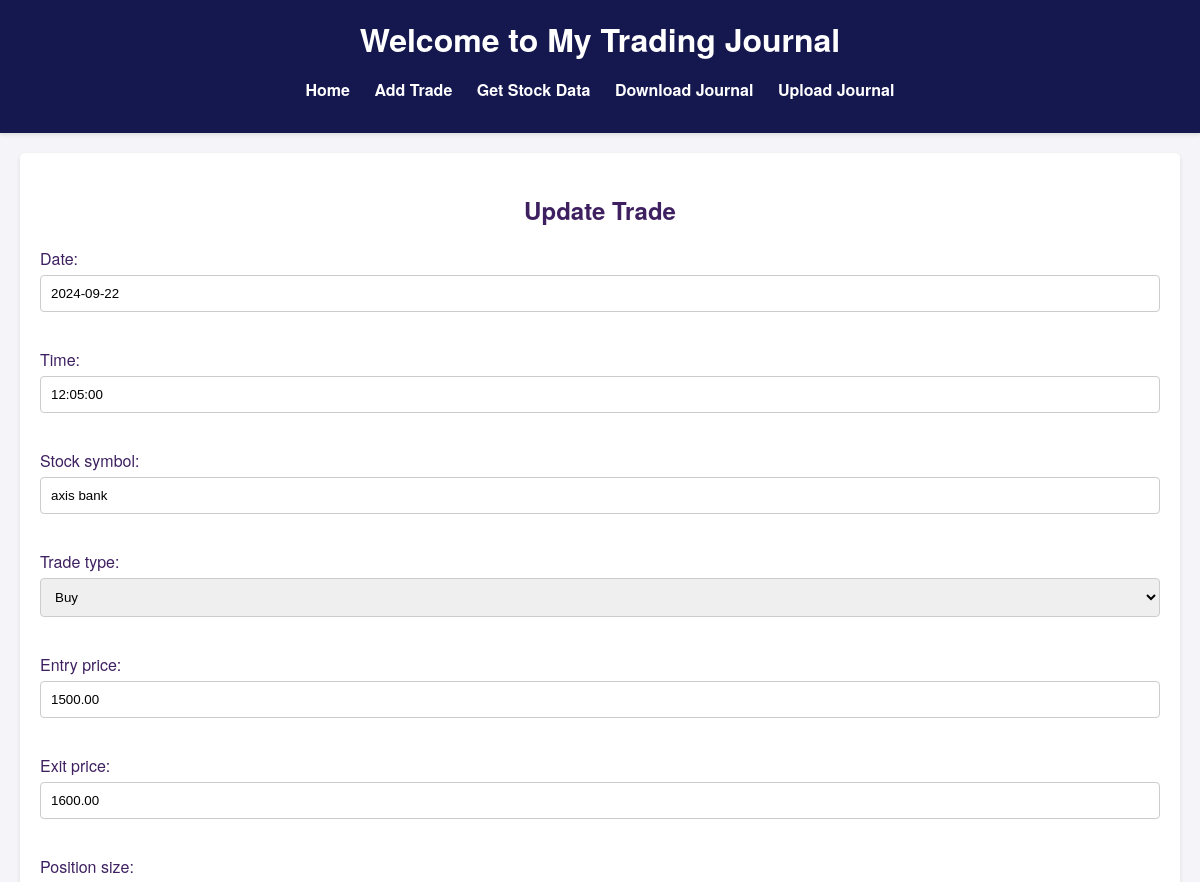
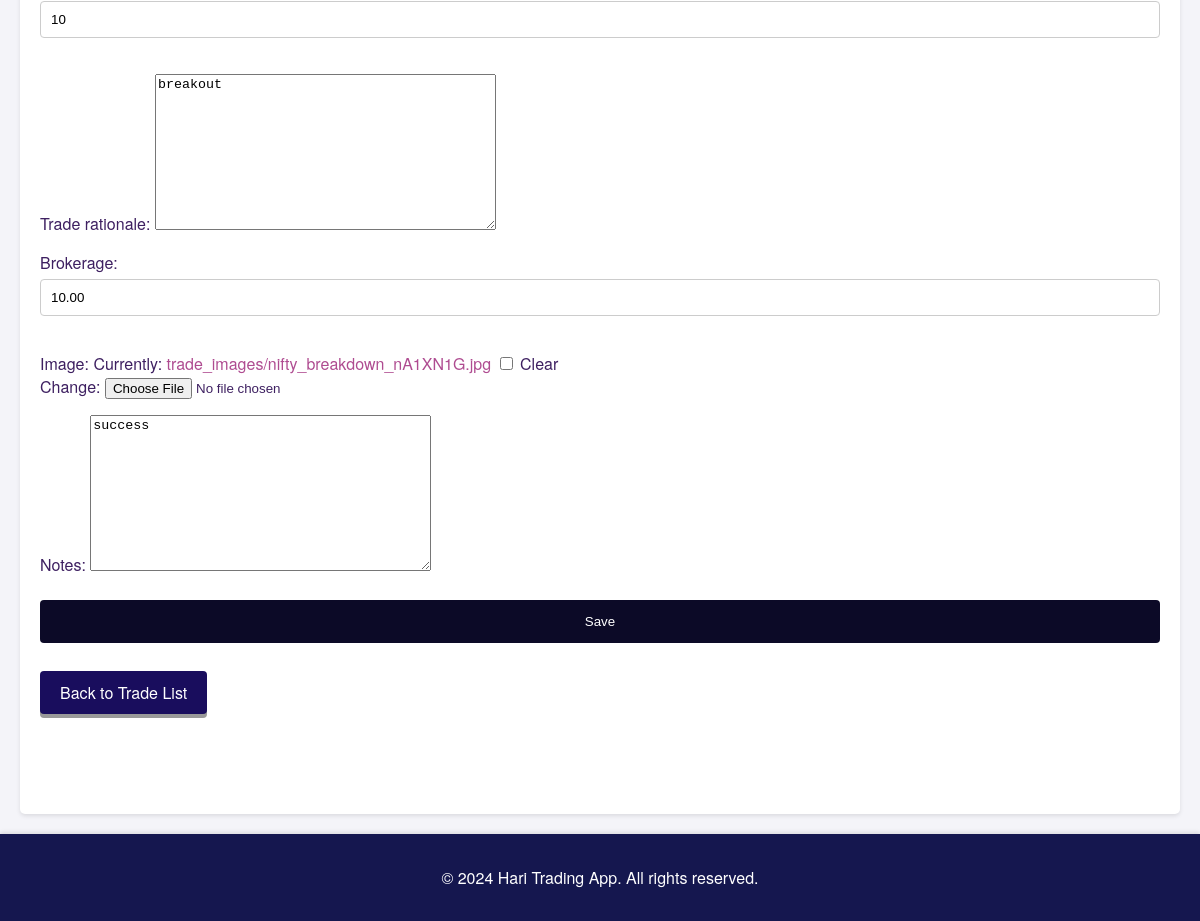
/trade_update/44/update/, run on the app's committed database (2 pictures, top to bottom).
### journal/models.py (models this page shows, shortened)
class Trade(models.Model):
    TRADE_TYPES = [
        ('Buy', 'Buy'),
        ('Sell', 'Sell'),
    ]
    date = models.DateField()
    time = models.TimeField()  # New time field
    stock_symbol = models.CharField(max_length=10)
    trade_type = models.CharField(max_length=4, choices=TRADE_TYPES)
    entry_price = models.DecimalField(max_digits=10, decimal_places=2)
    exit_price = models.DecimalField(max_digits=10, decimal_places=2, null=True, blank=True)
    position_size = models.IntegerField()
    trade_rationale = models.TextField()
    trade_outcome = models.DecimalField(max_digits=10, decimal_places=2, null=True, blank=True)
    notes = models.TextField(blank=True)
    image = models.ImageField(upload_to='trade_images/', null=True, blank=True)  # New image field
    brokerage = models.DecimalField(max_digits=10, decimal_places=2, null=True, blank=True)  # New brokerage

### journal/views.py (the view)
# urls.py: path('trade_update/<int:pk>/update/', views.trade_update, name = 'trade_update'),
def trade_update(request, pk):
    trade = get_object_or_404(Trade, pk=pk)
    if request.method == 'POST':
        form = TradeForm(request.POST,request.FILES, instance=trade)
        if form.is_valid():
            form.save()
            return redirect('trade_list')
    else:
        form = TradeForm(instance=trade)
    return render(request, 'journal/trade_form.html',{'form':form})

### journal/forms.py
class TradeForm(forms.ModelForm):
    class Meta:
        model = Trade
        fields = [
            'date',
            'time',  # New field
            'stock_symbol',
            'trade_type',
            'entry_price',
            'exit_price',
            'position_size',
            'trade_rationale',
            'brokerage',  # New field
            'image',  # New field
            'notes'
        ]

### journal/templates/journal/trade_form.html
{% extends "journal/base.html" %} {% block content %}
<h2 class="text-center">
  {% if form.instance.pk %}Update{% else %}Create{% endif %} Trade
</h2>
<form method="post" enctype="multipart/form-data">
  {% csrf_token %} {{ form.as_p }}
  <button type="submit">
    {% if form.instance.pk %}Save{% else %}Create{% endif %}
  </button>
</form>
<a href="{% url 'trade_list' %}" class="btn">Back to Trade List</a>
{% endblock %}

### journal/static/journal/style.css (style rules this page uses)
body { font-family: 'Helvetica Neue', Arial, sans-serif; margin: 0; padding: 0; background-color: #f4f4f9; color: #3e2061; }
form { margin-bottom: 20px; }
form input[type="text"], form input[type="date"], form input[type="number"], form input[type="email"], form select { width: 100%; padding: 10px; margin: 5px 0 20px 0; display: inline-block; border: 1px solid #ccc; border-radius: 4px; box-sizing: border-box; }
form button { width: 100%; background-color: #0c0a27; color: white; padding: 14px 20px; margin: 8px 0; border: none; border-radius: 4px; cursor: pointer; }
a { color: #af4c91; text-decoration: none; }
.btn { display: inline-block; padding: 10px 20px; font-size: 16px; cursor: pointer; text-align: center; text-decoration: none; outline: none; color: #fff; background-color: #190d5d; border: none; border-radius: 4px; box-shadow: 0 4px #999; }
.text-center { text-align: center; }

### data on the page
Trade: date "2024-09-22", time "12:05:00", stock_symbol "axis bank", trade_type "Buy", entry_price "1500.00", exit_price "1600.00", position_size "10", trade_rationale "breakout", brokerage "10.00", notes "success"
